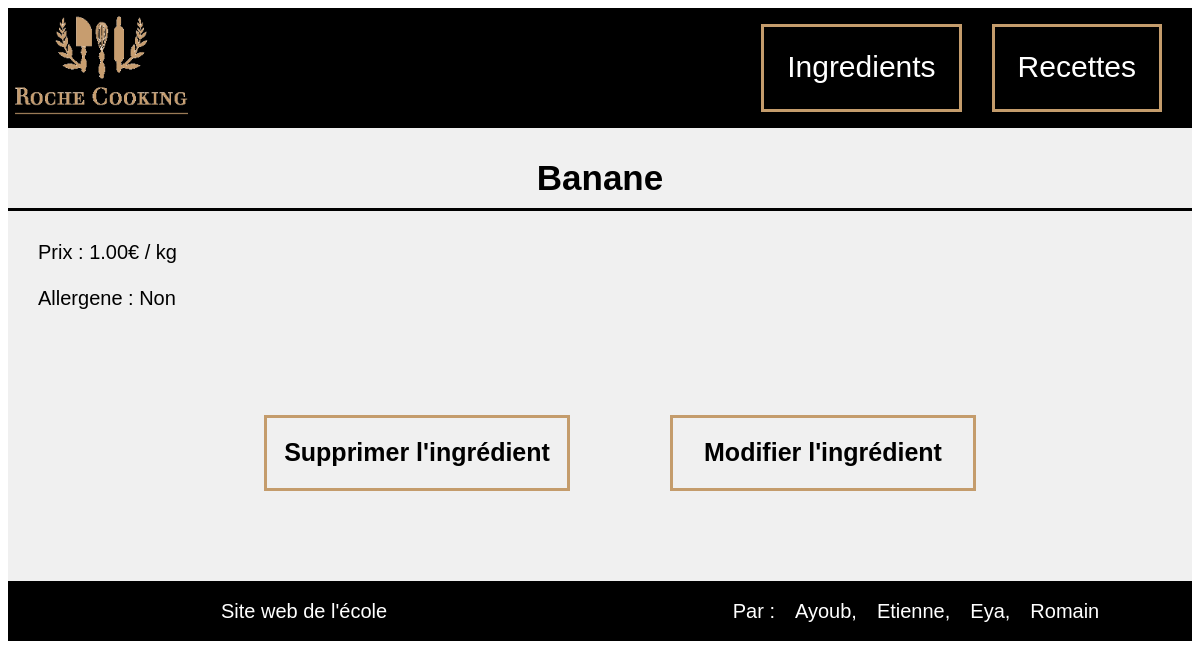
The page /index.php?action=read&idIngredient=2 on the database its author committed.
### tables this page shows
CREATE TABLE `ingredient` (
  `idIngredient` int(11) NOT NULL,
  `idTypeIngredient` int(11) NOT NULL,
  `idTVA` varchar(50) NOT NULL,
  `nomIngredient` varchar(50) NOT NULL,
  `unite` varchar(50) NOT NULL,
  `allergene` tinyint(1) NOT NULL,
  `prixUnitaire` float(10,2) NOT NULL
);

### index.php (called while the page is built, shortened)
<?php
        require_once File::build_path(array("controller", "routeur.php"));
?>

### model/Model.php (called while the page is built, shortened)
<?php
class Model {
    public static $pdo;
    public static function Init() {
        $hostname = Conf::getHostname();
        $database_name = Conf::getDatabase();
        $login = Conf::getLogin();
        $password = Conf::getPassword();
        try {
            self::$pdo = new PDO("mysql:host=$hostname;dbname=$database_name", $login, $password,
                    array(PDO::MYSQL_ATTR_INIT_COMMAND => "SET NAMES utf8"));
            self::$pdo->setAttribute(PDO::ATTR_ERRMODE, PDO::ERRMODE_EXCEPTION);
        } catch (PDOException $e) {
            if (Conf::getDebug()) {
                echo $e->getMessage();
            } else {
                echo 'Une erreur est survenue <a href=""> retour a la page d\'accueil </a>';
            }
            die();
        }
    }
    public static function select($primary_value) {
        $table_name = static::$object;
        $class_name = "Model" . ucfirst($table_name);
        $primary_key = static::$primary;
        try {
            $sql = "SELECT * from " . ucfirst($table_name) . " WHERE " . $primary_key . "=:nom_tag";
            $req_prep = Model::$pdo->prepare($sql);
            $values = array(
                "nom_tag" => $primary_value,
            );
            $req_prep->execute($values);
            $req_prep->setFetchMode(PDO::FETCH_CLASS, $class_name);
            $tab = $req_prep->fetchAll();
        } catch (Exception $ex) {
            echo $ex->getMessage();
        }
        return $tab[0];
    }
}

### model/ModelIngredient.php (called while the page is built, shortened)
<?php
require_once File::build_path(array("model", "Model.php"));
class ModelIngredient extends Model{
    private $idIngredient;
    private $nomIngredient;
    private $unite;
    private $allergene;
    private $prixUnitaire;
    function getIdIngredient() {
        return $this->idIngredient;
    }
    function getNomIngredient() {
        return $this->nomIngredient;
    }
    function getPrixUnitaire() {
        return $this->prixUnitaire;
    }
    function getUnite(){
        return $this->unite;
    }
    function getAllergene(){
        return $this->allergene;
    }
}

### view/ingredient/detail.php (the view, shortened to what this page needs)
<link rel="stylesheet" type="text/css" href="style/style_details_ingredient.css">
<div id="detail">
    <div  id = "precision_titre"><?php echo ucfirst($i->getNomIngredient())?></div>
    <div id="precision_contenu"><?php echo "<li class> Prix : " . htmlspecialchars($i->getPrixUnitaire()) . "€ / " . htmlspecialchars($i->getUnite()) . "</li>" . "<br>" . "<li class> Allergene : " . (($i->getAllergene() == 1 ? "Oui" : "Non") . "</li>");?></div>
    <div id="precision_fonction">
        <ul>
            <li><?php echo '<a href="index.php?action=delete&controller=ingredient&idIngredient=' . rawurlencode($i->getIdIngredient()) . '"> Supprimer l\'ingrédient </a>';?></li>
            <li><?php echo '<a href="index.php?action=update&controller=ingredient&idIngredient=' . rawurlencode($i->getIdIngredient()) . '"> Modifier l\'ingrédient </a>';?></li>
        </ul>
    </div>
</div>

### style/style_formulaire.css (style rules this page uses)
ul { list-style: none; }

### style/style_details_ingredient.css (style rules this page uses)
#detail { background-color: rgb(240, 240, 240); }
#precision_titre { padding-top: 30px; margin-bottom: 15px; height: 50px; font-size: 35px; text-align: center; font-family: 'Arial','Verdana'; font-weight: bold; border-bottom: solid; border-color: black; }
#precision_contenu { display: flex; flex-direction: column; padding: 15px; padding-left: 30px; font-family: 'Arial','Verdana'; font-size: 20px; font-weight: normal; list-style: none; }
#precision_fonction { display: flex; font-size: 25px; margin-top: 15px; padding-bottom: 15px; justify-content: center; }
#precision_fonction ul { display: flex; list-style: none; }
#precision_fonction li { margin: 50px; width: 300px; height: 50px; font-size: 25px; text-align: center; font-family: 'Arial','Verdana'; font-weight: bold; padding-top: 20px; border-style: solid; border-color: rgb(196, 156, 108); }
#precision_fonction a { text-decoration: none; color: black; }

### rows shown on the page
ingredient: nomIngredient "Banane", prixUnitaire "1.00", unite "kg"
